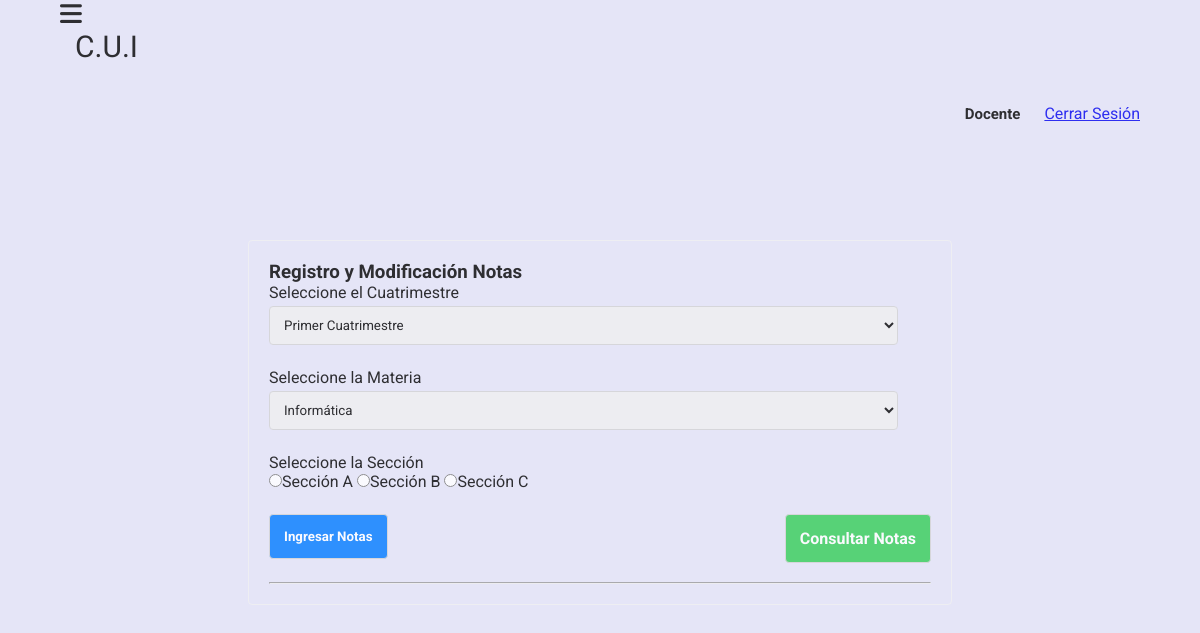
/Aplicacion/registro_notas.php (signed in), run on the app's committed database.
### tables this page shows
CREATE TABLE `secciones` (
  `id` int(11) NOT NULL,
  `nombre` char(1) NOT NULL
);

### Aplicacion/registro_notas.php (the view, shortened to what this page needs)
<!DOCTYPE html>
<?php
require 'functions.php';
$materias = $conn->prepare("select * from materias");
$materias->execute();
$materias = $materias->fetchAll();
$grados = $conn->prepare("select * from grados");
$grados->execute();
$grados = $grados->fetchAll();
$secciones = $conn->prepare("select * from secciones");
$secciones->execute();
$secciones = $secciones->fetchAll();
?>
<html lang="es">
<head>
    <link rel="stylesheet" href="css\otro_estilo.css">
</head>
<body>
    <header class="header">
		<div class="container">
		    <div class="btn-menu">
                <label for="btn-menu"><i class="fa-solid fa-bars"></i></label>
		    </div>
			    <div class="name">
				    <h1>C.U.I</h1>
			    </div>
			    <nav class="menu">
                    <h5>Docente</h5>
				    <a href="logout.php">Cerrar Sesión </a>
			    </nav>
		</div>
	</header>
<div class="body">
    <div class="panel">
            <h3>Registro y Modificación Notas</h3>
           <?php
           if(!isset($_GET['revisar'])){
               ?>
            <form method="get" class="form" action="registro_notas.php">
                <label>Seleccione el Cuatrimestre</label><br>
                <select name="grado" required>
                    <?php foreach ($grados as $grado):?>
                        <option value="<?php echo $grado['id'] ?>"><?php echo $grado['nombre'] ?></option>
                    <?php endforeach;?>
                </select>
                <br><br>
                <label>Seleccione la Materia</label><br>
                <select name="materia" required>
                    <?php foreach ($materias as $materia):?>
                        <option value="<?php echo $materia['id'] ?>"><?php echo $materia['nombre'] ?></option>
                    <?php endforeach;?>
                </select>
                <br><br>
                <label>Seleccione la Sección</label><br>
                <?php foreach ($secciones as $seccion):?>
                    <input type="radio" name="seccion" required value="<?php echo $seccion['id'] ?>">Sección <?php echo $seccion['nombre'] ?>
                <?php endforeach;?>
                <br><br>
                <button type="submit" name="revisar" value="1">Ingresar Notas</button> <a class="btn-link" href="consulta_notas.php">Consultar Notas</a>
                <br><br>
            </form>
        <?php
           }
        ?>
        <hr>
        </div>
</div>
</body>
</html>

### Aplicacion/css/otro_estilo.css (style rules this page uses)
* { margin: 0; padding: 0; box-sizing: border-box; font-family: 'Roboto', sans-serif; }
body { background-color: #e5e5f7; opacity: 0.8; background-image: radial-gradient(#200065 0.5px, #e5e5f7 0.5px); background-size: 10px 10px; display: flex; min-height: 100vh; }
.header { width: 100%; height: 100px; position: fixed; top: 0;left: 0; }
.container { width: 90%; max-width: 1200px; margin: auto; }
.container .btn-menu label { color: black; font-size: 25px; cursor: pointer; }
.name h1 { color: black; font-weight: 400; font-size: 30px; margin-left: 15px; }
.container .menu { float: right; line-height: 100px; }
.container .menu h5 { display: inline-block; padding: 15px; line-height: normal; color: black; font-size: 15px; margin-right: 5px; }
.body { width: 80%; margin: 0 auto; padding: 40px; min-height: 500px; margin-top: 200px; }
.panel { border: 1px solid #f1f1f1; border-radius: 4px; padding: 20px; width: 80%; margin: 0 auto; }
.form input[type="text"],.form input[type="password"], select { width: 95%; padding: 10px; border-radius:4px; border:1px solid #d3d3d3; margin-bottom: 4px; margin-top: 4px; }
button, .btn-link { padding: 14px; border-radius:4px; border:1px solid #d3d3d3; background: #007bff; color:#fff; font-weight: bold; cursor: pointer; margin-bottom: 4px; margin-top: 4px; }
.btn-link { float: right; text-decoration: none; background: #34ce57; }

### data on the page
secciones: nombre "A"
secciones: nombre "B"
secciones: nombre "C"

### other printed values
form field grado "Primer Cuatrimestre"
form field materia "Informática"
